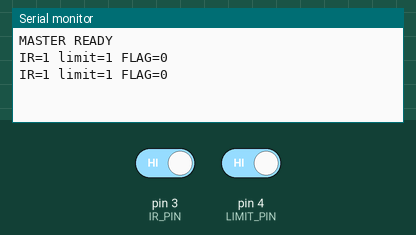
Recording of a sketch running on a simulated Arduino Uno, built with avr-gcc and run on an emulated ATmega328P. Parts: the last lines printed to the serial monitor. Inputs (shaded band) come from the test bench; at power-on: pin 3 (IR_PIN) HIGH, pin 4 (LIMIT_PIN) HIGH.

Above: at 1.3 s.
1.4 s: pin 3 (IR_PIN) driven LOW
At 1.9 s:
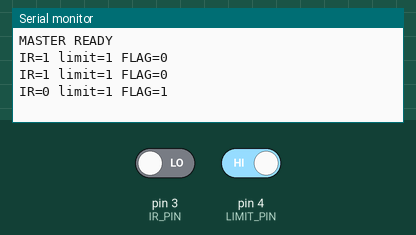
2.9 s: pin 4 (LIMIT_PIN) driven LOW
At 3.33 s:
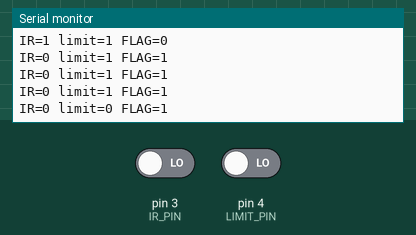
4.4 s: pin 3 (IR_PIN) driven HIGH
At 4.82 s:
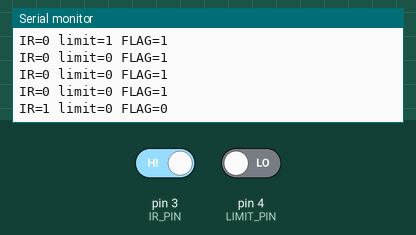

The sketch:

master_helm.ino
```cpp
#include <SoftwareSerial.h>

SoftwareSerial BT(10, 11);

const int IR_PIN = 3;
const int LIMIT_PIN = 4;

// Change to HIGH if your IR sensor outputs
// HIGH when helmet is detected.
const int IR_HELMET_DETECTED = LOW;

unsigned long lastSend = 0;
const unsigned long sendInterval = 500;

void setup() {
  Serial.begin(9600);
  BT.begin(9600);

  pinMode(IR_PIN, INPUT);
  pinMode(LIMIT_PIN, INPUT_PULLUP);

  Serial.println("MASTER READY");
}

void loop() {
  if (millis() - lastSend >= sendInterval) {
    lastSend = millis();

    int ir = digitalRead(IR_PIN);
    int limitSwitch = digitalRead(LIMIT_PIN);

    // Derive flag from IR sensor
    int flag = (ir == IR_HELMET_DETECTED) ? 1 : 0;

    // Send to Slave
    BT.print("IR=");
    BT.print(ir);

    BT.print(",limit=");
    BT.print(limitSwitch);
    if(ir == 0 && limitSwitch == 0){
    BT.print(",FLAG=");
    BT.println(flag);
    }

    // Debug
    Serial.print("IR=");
    Serial.print(ir);

    Serial.print(" limit=");
    Serial.print(limitSwitch);

    Serial.print(" FLAG=");
    Serial.println(flag);
  }
}
```

Measured:
- after the input at 1.4 s, the serial monitor: prints a new line after 0.11 s (image 1)
- after the input at 2.9 s, the serial monitor: prints a new line after 0.12 s (image 2)
- after the input at 4.4 s, the serial monitor: prints a new line after 0.11 s (image 3)
